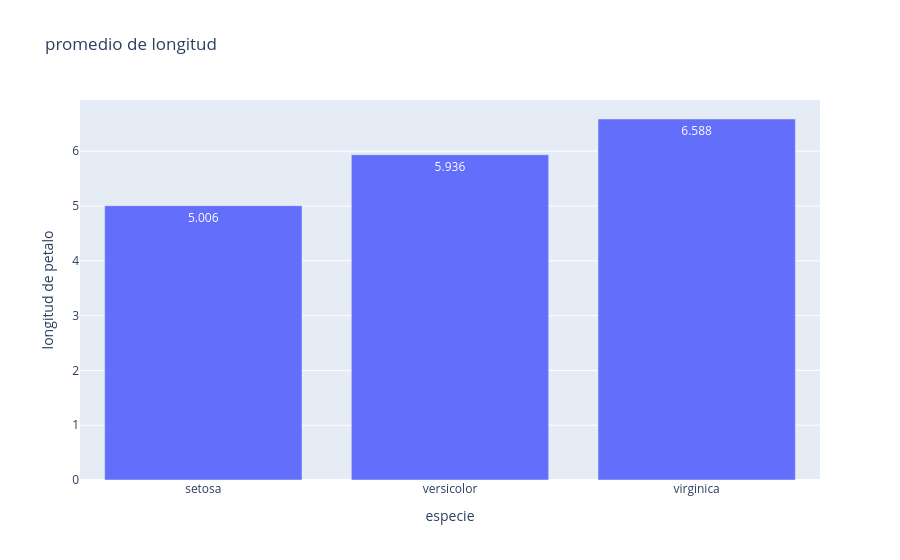

Write notebook code for a chart like this one.
### Code cell
# 5. Promedio de largo del sépalo por especie
# Calcula el promedio de `sepal_length` por especie con Pandas y visualízalo mediante un gráfico de barras.
# Ordena las especies de menor a mayor promedio y muestra el valor promedio sobre cada barra.
# Conceptos a practicar: groupby + px.bar + text_auto.
promedio_sepalo=(
    df.groupby("species", as_index=False)["sepal_length"].mean()
)

fig=px.bar(
    promedio_sepalo,
    x="species",
    y="sepal_length",
    text_auto=".3f",
    title="promedio de longitud",
    labels={"species":"especie","sepal_length":"longitud de petalo"}
)
fig.show()

### Figure 1 — Plotly figure (JSON) as saved in the notebook; plotly's stock layout.template omitted (floating-point values rounded to 4 significant figures)
{"data": [{"hovertemplate": "especie=%{x}<br>longitud de petalo=%{y}<extra></extra>", "legendgroup": "", "marker": {"color": "#636efa", "pattern": {"shape": ""}}, "name": "", "orientation": "v", "showlegend": false, "textposition": "auto", "texttemplate": "%{y:.3f}", "type": "bar", "x": ["setosa", "versicolor", "virginica"], "xaxis": "x", "y": [5.006, 5.936, 6.588], "yaxis": "y"}], "layout": {"barmode": "relative", "legend": {"tracegroupgap": 0}, "title": {"text": "promedio de longitud"}, "xaxis": {"anchor": "y", "domain": [0, 1], "title": {"text": "especie"}}, "yaxis": {"anchor": "x", "domain": [0, 1], "title": {"text": "longitud de petalo"}}}}
